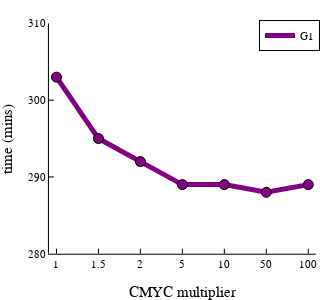

This figure's notebook cell:
### Code cell
plot(1:7, solList_Myc1to100_mod.G1S, ylim=(280,310), label="G1", xticks = (1:7,xt),linewidth=5,colour=:purple,
    xlab="CMYC multiplier", ylab = "time (mins)", size=(300,300),grid=false)
plot!(1:7, solList_Myc1to100_mod.G1S, seriestype=:scatter, label=false, colour=:purple, markersize=5, grid=false)

### Figure 1 — Plotly figure (JSON) as saved in the notebook; plotly's stock layout.template omitted (floating-point values rounded to 4 significant figures)
{"data": [{"colorbar": {"len": 0.8858, "title": "", "x": 0.9869, "y": 0.544}, "legendgroup": "G1", "line": {"color": "rgba(128, 0, 128, 1.000)", "dash": "solid", "shape": "linear", "width": 5}, "mode": "lines", "name": "G1", "showlegend": true, "type": "scatter", "x": [1, 2, 3, 4, 5, 6, 7], "xaxis": "x", "y": [303, 295, 292, 289, 289, 288, 289], "yaxis": "y"}, {"colorbar": {"len": 0.8858, "title": "", "x": 0.9869, "y": 0.544}, "legendgroup": "", "marker": {"color": "rgba(128, 0, 128, 1.000)", "line": {"color": "rgba(0, 0, 0, 1.000)", "width": 1}, "size": 10, "symbol": "circle"}, "mode": "markers", "name": "", "showlegend": false, "type": "scatter", "x": [1, 2, 3, 4, 5, 6, 7], "xaxis": "x", "y": [303, 295, 292, 289, 289, 288, 289], "yaxis": "y"}], "layout": {"annotations": [], "height": 300, "legend": {"bgcolor": "rgba(255, 255, 255, 1.000)", "bordercolor": "rgba(0, 0, 0, 1.000)", "borderwidth": 1, "font": {"color": "rgba(0, 0, 0, 1.000)", "family": "sans-serif", "size": 11}, "title": {"font": {"color": "rgba(0, 0, 0, 1.000)", "family": "sans-serif", "size": 15}, "text": ""}, "tracegroupgap": 0, "traceorder": "normal", "x": 1, "xanchor": "auto", "y": 1, "yanchor": "auto"}, "margin": {"b": 20, "l": 0, "r": 0, "t": 20}, "paper_bgcolor": "rgba(255, 255, 255, 1.000)", "plot_bgcolor": "rgba(255, 255, 255, 1.000)", "showlegend": true, "width": 300, "xaxis": {"anchor": "y", "domain": [0.1529, 0.9869], "gridcolor": "rgba(0, 0, 0, 0.100)", "gridwidth": 0.5, "linecolor": "rgba(0, 0, 0, 1.000)", "mirror": false, "range": [0.82, 7.18], "showgrid": false, "showline": true, "showticklabels": true, "tickangle": 0, "tickcolor": "rgb(0, 0, 0)", "tickfont": {"color": "rgba(0, 0, 0, 1.000)", "family": "sans-serif", "size": 11}, "tickmode": "array", "ticks": "inside", "ticktext": ["1", "1.5", "2", "5", "10", "50", "100"], "tickvals": [1, 2, 3, 4, 5, 6, 7], "title": "CMYC multiplier", "titlefont": {"color": "rgba(0, 0, 0, 1.000)", "family": "sans-serif", "size": 15}, "type": "-", "visible": true, "zeroline": false, "zerolinecolor": "rgba(0, 0, 0, 1.000)"}, "yaxis": {"anchor": "x", "domain": [0.1011, 0.9869], "gridcolor": "rgba(0, 0, 0, 0.100)", "gridwidth": 0.5, "linecolor": "rgba(0, 0, 0, 1.000)", "mirror": false, "range": [280, 310], "showgrid": false, "showline": true, "showticklabels": true, "tickangle": 0, "tickcolor": "rgb(0, 0, 0)", "tickfont": {"color": "rgba(0, 0, 0, 1.000)", "family": "sans-serif", "size": 11}, "tickmode": "array", "ticks": "inside", "ticktext": ["280", "290", "300", "310"], "tickvals": [280, 290, 300, 310], "title": "time (mins)", "titlefont": {"color": "rgba(0, 0, 0, 1.000)", "family": "sans-serif", "size": 15}, "type": "-", "visible": true, "zeroline": false, "zerolinecolor": "rgba(0, 0, 0, 1.000)"}}}
